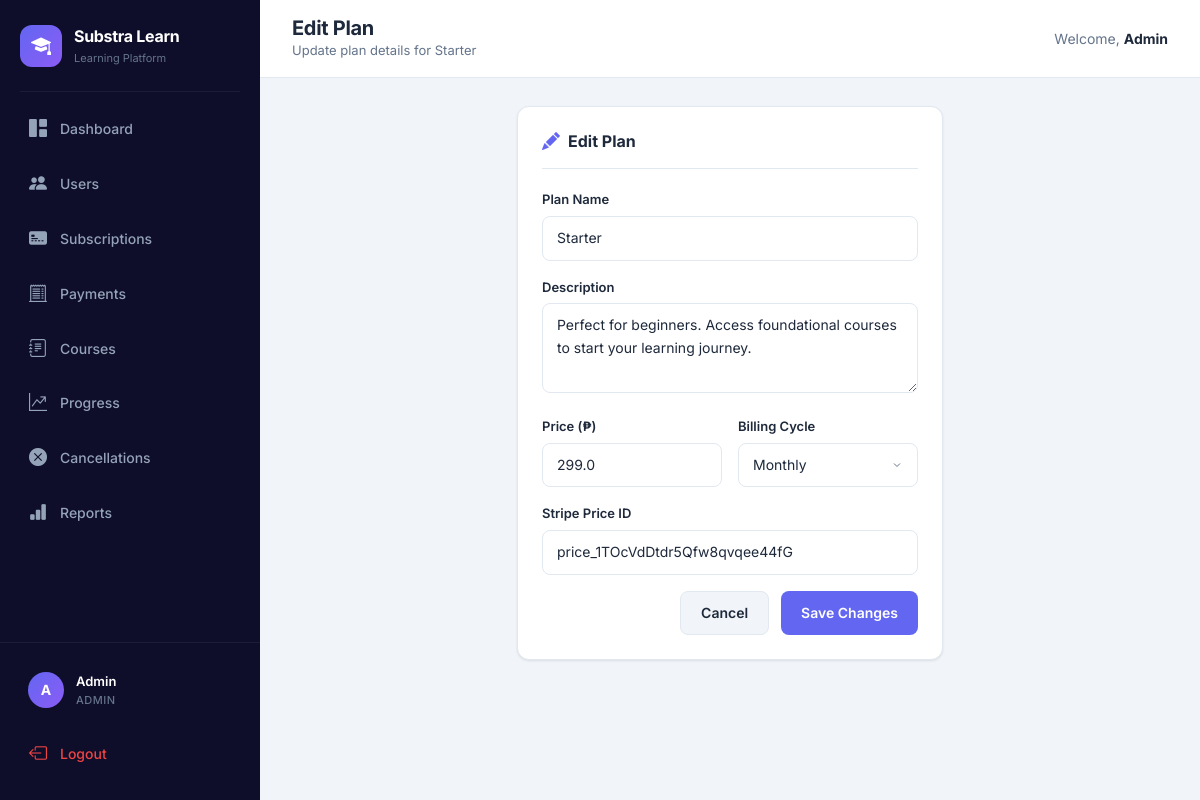
Page /admin/edit_plan/1 (signed in) on the earlier database version.
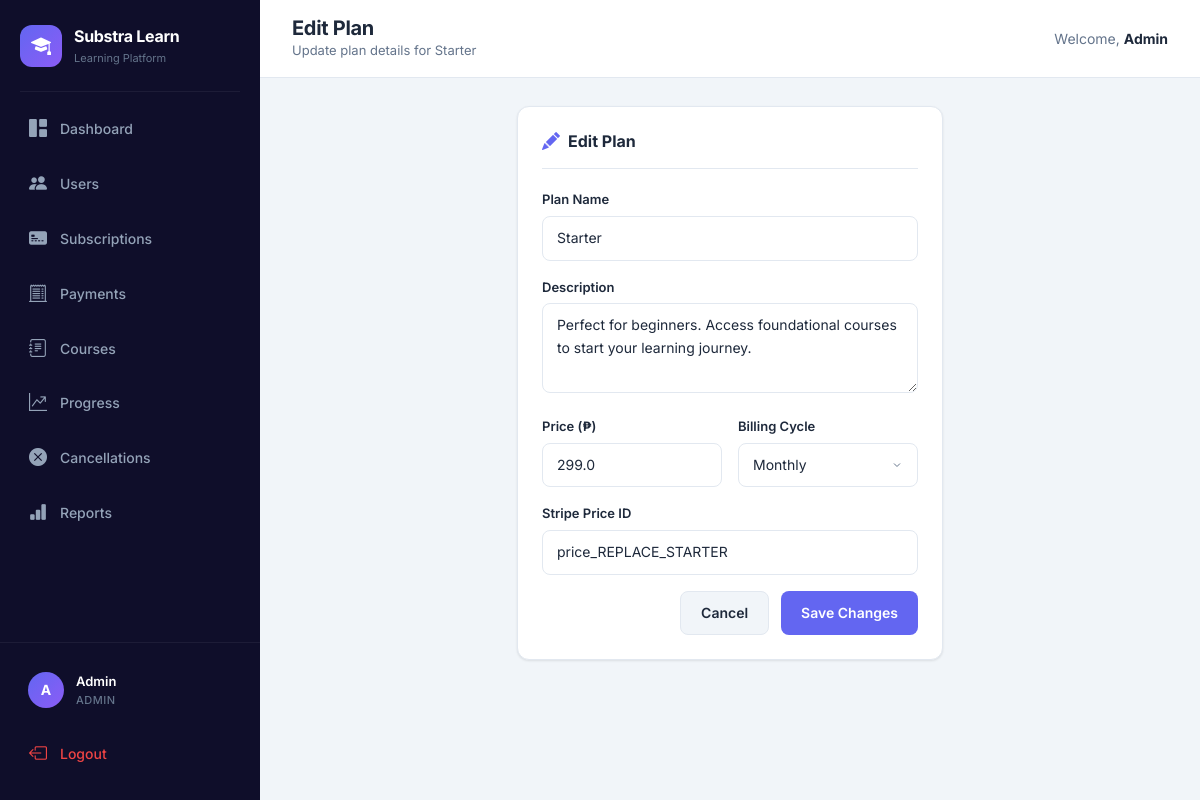
Same page on the later database version.
### tables this page shows
CREATE TABLE plans (
    id INTEGER PRIMARY KEY AUTOINCREMENT,
    name TEXT NOT NULL,
    description TEXT DEFAULT '',
    price REAL NOT NULL,
    billing_cycle TEXT NOT NULL,
    stripe_price_id TEXT DEFAULT '',
    status TEXT DEFAULT 'active',
    created_at TEXT DEFAULT (datetime('now'))
);

### app.py (the view, shortened to what this page needs)
@app.route("/admin/edit_plan/<int:plan_id>", methods=["GET", "POST"])
@admin_required
def edit_plan(plan_id):
    conn = get_db()
    plan = conn.execute("SELECT * FROM plans WHERE id=?", (plan_id,)).fetchone()
    conn.close()
    if not plan:
        flash("Plan not found", "danger")
        return redirect("/admin")
    return render_template("admin_edit_plan.html", plan=plan)

### app.py (called while the page is built, shortened)
def get_db():
    db_path = os.getenv("DATABASE_PATH", "database.db")
    conn = sqlite3.connect(db_path, timeout=10)
    conn.row_factory = sqlite3.Row
    conn.execute("PRAGMA journal_mode=WAL")
    conn.execute("PRAGMA busy_timeout=10000")
    return conn

def get_csrf_token():
    if "_csrf_token" not in session:
        session["_csrf_token"] = secrets.token_urlsafe(32)
    return session["_csrf_token"]

@app.context_processor
def inject_helpers():
    def csrf_field():
        return Markup(f'<input type="hidden" name="csrf_token" value="{escape(get_csrf_token())}">')
    return {"csrf_token": get_csrf_token, "csrf_field": csrf_field}

@app.before_request
def protect_posts():
    if request.method != "POST":
        return

def admin_required(func):
    @wraps(func)
    def wrapper(*args, **kwargs):
        if "user_id" not in session or session.get("role") != "admin":
            flash("Access denied", "danger")
            return redirect("/login")
        return func(*args, **kwargs)
    return wrapper

### templates/admin_edit_plan.html
{% extends "base.html" %}
{% block page_title %}Edit Plan{% endblock %}
{% block page_subtitle %}Update plan details for {{ plan['name'] }}{% endblock %}
{% block content %}
<div class="row justify-content-center"><div class="col-lg-6"><div class="content-card"><div class="card-header-custom"><h2 class="card-title"><i class="bi bi-pencil-fill"></i> Edit Plan</h2></div><form method="POST" action="/admin/edit_plan/{{ plan['id'] }}">{{ csrf_field()|safe }}<div class="form-group"><label class="form-label">Plan Name</label><input name="name" class="form-input" value="{{ plan['name'] }}" required></div><div class="form-group"><label class="form-label">Description</label><textarea name="description" class="form-input" rows="3">{{ plan['description'] }}</textarea></div><div class="form-row"><div class="form-group"><label class="form-label">Price (₱)</label><input name="price" type="number" step="0.01" class="form-input" value="{{ plan['price'] }}" required></div><div class="form-group"><label class="form-label">Billing Cycle</label><select name="billing_cycle" class="form-input"><option value="Monthly" {% if plan['billing_cycle']=='Monthly' %}selected{% endif %}>Monthly</option><option value="Quarterly" {% if plan['billing_cycle']=='Quarterly' %}selected{% endif %}>Quarterly</option><option value="Yearly" {% if plan['billing_cycle']=='Yearly' %}selected{% endif %}>Yearly</option></select></div></div><div class="form-group"><label class="form-label">Stripe Price ID</label><input name="stripe_price_id" class="form-input" value="{{ plan['stripe_price_id'] }}"></div><div class="form-actions"><a href="/admin" class="btn-custom btn-secondary-custom">Cancel</a><button class="btn-custom btn-primary-custom">Save Changes</button></div></form></div></div></div>
{% endblock %}

Differences in the rows shown:
changed plans "Starter": stripe_price_id "price_1TOcVdDtdr5Qfw8qvqee44fG" → "price_REPLACE_STARTER"
